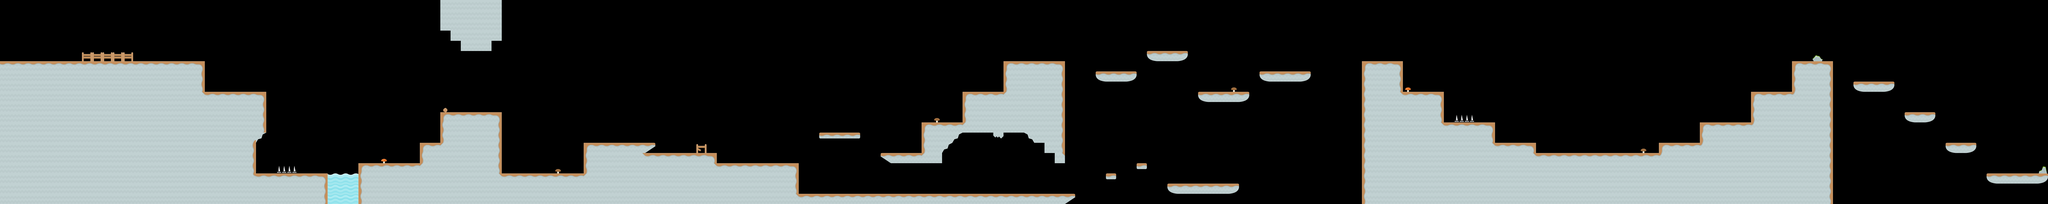

The image is a tile-based game level rendered from a .tmx file. Its description and source (layers, tilesets, objects; grid data summarised) follow:
An orthogonal 200x20 tile map with 64x64 px tiles, 3 tile layers (tileLayer, hazardLayer, elementLayer), 3 tilesets and 53 objects (40x coin, 3x staticshooter, 3x jumper, 2x attacker, player, ...).

<map version="1.0" orientation="orthogonal" renderorder="right-down" width="200" height="20" tilewidth="64" tileheight="64" nextobjectid="108">
    <tileset firstgid="1" name="world" tilewidth="64" tileheight="64" spacing="16" margin="8" tilecount="36" columns="36">
        <image source="world3.png" width="2880" height="80" />
    </tileset>
    <tileset firstgid="37" name="elements1" tilewidth="64" tileheight="64" spacing="16" margin="8" tilecount="40" columns="40">
        <image source="elements1.png" width="3200" height="80" />
    </tileset>
    <tileset firstgid="77" name="hazard" tilewidth="64" tileheight="64" spacing="16" margin="8" tilecount="9" columns="9">
        <image source="hazard.png" width="720" height="80" />
    </tileset>
    <layer name="tileLayer" width="200" height="20">
        <data>[4000 cells, 1150 non-empty, 22 distinct tile ids]</data>
    </layer>
    <objectgroup name="gameObjects">
        <object id="1" name="player" x="64" y="256" width="64" height="128" />
        <object id="54" name="exit" x="12544" y="896" width="128" height="192" />
        <object id="55" name="helmetgreen" x="1344" y="448" width="64" height="64" />
        <object id="57" name="coin" x="2816" y="576" width="64" height="64" />
        <object id="58" name="coin" x="2880" y="576" width="64" height="64" />
        <object id="59" name="coin" x="1600" y="960" width="64" height="64" />
        <object id="60" name="coin" x="1600" y="1024" width="64" height="64" />
        <object id="61" name="coin" x="2304" y="896" width="64" height="64" />
        <object id="62" name="coin" x="2368" y="896" width="64" height="64" />
        <object id="63" name="coin" x="3328" y="960" width="64" height="64" />
        <object id="64" name="coin" x="3456" y="960" width="64" height="64" />
        <object id="65" name="coin" x="9728" y="832" width="64" height="64" />
        <object id="66" name="coin" x="9792" y="832" width="64" height="64" />
        <object id="67" name="coin" x="9920" y="832" width="64" height="64" />
        <object id="68" name="coin" x="10048" y="832" width="64" height="64" />
        <object id="69" name="coin" x="10112" y="832" width="64" height="64" />
        <object id="70" name="coin" x="11712" y="384" width="64" height="64" />
        <object id="71" name="coin" x="11648" y="384" width="64" height="64" />
        <object id="72" name="coin" x="11904" y="576" width="64" height="64" />
        <object id="73" name="coin" x="11968" y="576" width="64" height="64" />
        <object id="74" name="coin" x="12160" y="768" width="64" height="64" />
        <object id="75" name="coin" x="12224" y="768" width="64" height="64" />
        <object id="76" name="coin" x="12032" y="576" width="64" height="64" />
        <object id="77" name="coin" x="11264" y="256" width="64" height="64" />
        <object id="78" name="coin" x="11328" y="256" width="64" height="64" />
        <object id="79" name="coin" x="7040" y="320" width="64" height="64" />
        <object id="80" name="coin" x="7104" y="256" width="64" height="64" />
        <object id="81" name="coin" x="7488" y="256" width="64" height="64" />
        <object id="82" name="coin" x="7552" y="320" width="64" height="64" />
        <object id="83" name="coin" x="7808" y="384" width="64" height="64" />
        <object id="84" name="coin" x="7872" y="320" width="64" height="64" />
        <object id="85" name="coin" x="6080" y="448" width="64" height="64" />
        <object id="86" name="coin" x="5824" y="640" width="64" height="64" />
        <object id="87" name="coin" x="5568" y="832" width="64" height="64" />
        <object id="88" name="coin" x="6336" y="256" width="64" height="64" />
        <object id="89" name="staticshooter" x="3008" y="576" width="64" height="128" />
        <object id="90" name="attacker" x="10304" y="832" width="64" height="128" />
        <object id="91" name="staticshooter" x="11136" y="448" width="64" height="128" />
        <object id="92" name="walker" x="6400" y="256" width="64" height="128" />
        <object id="93" name="jumper" x="4864" y="896" width="64" height="128" />
        <object id="95" name="jumper" x="11328" y="256" width="64" height="128" />
        <object id="96" name="jumper" x="6208" y="448" width="64" height="128" />
        <object id="97" name="doublewalker" x="6528" y="1088" width="64" height="128" />
        <object id="98" name="staticshooter" x="8640" y="256" width="64" height="128" />
        <object id="99" name="coin" x="7360" y="1088" width="64" height="64" />
        <object id="100" name="coin" x="7488" y="1088" width="64" height="64" />
        <object id="101" name="coin" x="7616" y="1088" width="64" height="64" />
        <object id="102" name="attacker" x="1152" y="256" width="64" height="128" />
        <object id="103" name="coin" x="12288" y="768" width="64" height="64" />
        <object id="104" name="coin" x="5184" y="704" width="64" height="64" />
        <object id="105" name="coin" x="5248" y="704" width="64" height="64" />
        <object id="106" name="coin" x="7424" y="1024" width="64" height="64" />
        <object id="107" name="coin" x="7552" y="1024" width="64" height="64" />
    </objectgroup>
    <layer name="hazardLayer" width="200" height="20">
        <data>[4000 cells, 13 non-empty, 3 distinct tile ids]</data>
    </layer>
    <layer name="elementLayer" width="200" height="20">
        <data>[4000 cells, 15 non-empty, 7 distinct tile ids]</data>
    </layer>
</map>
